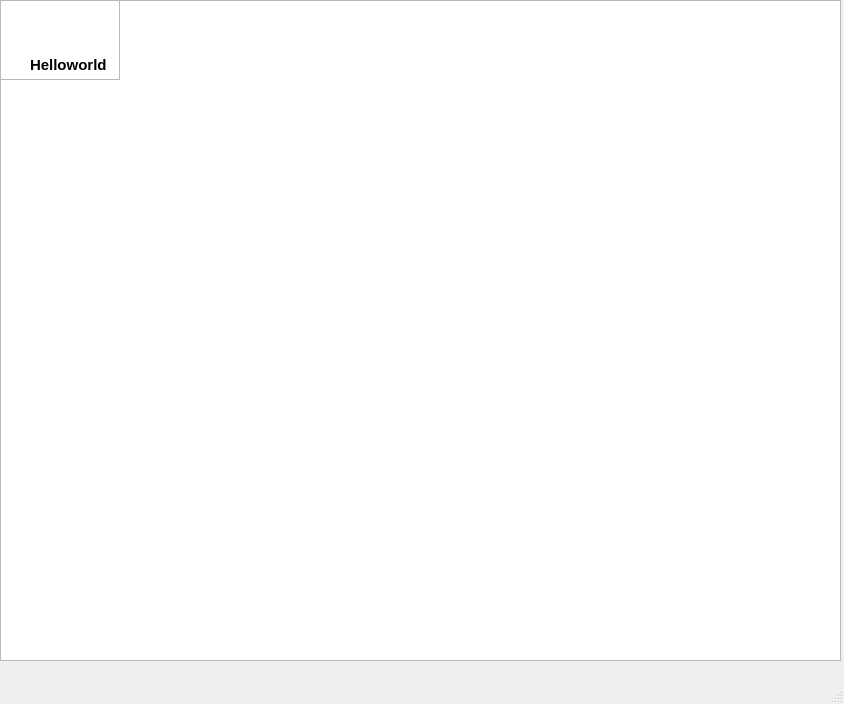
<?xml version="1.0" encoding="UTF-8"?>
<ui version="4.0">
 <class>MainWindow</class>
 <widget class="QMainWindow" name="MainWindow">
  <property name="geometry">
   <rect>
    <x>0</x>
    <y>0</y>
    <width>844</width>
    <height>704</height>
   </rect>
  </property>
  <property name="windowTitle">
   <string>MainWindow</string>
  </property>
  <widget class="QWidget" name="centralwidget">
   <widget class="QFrame" name="frame">
    <property name="geometry">
     <rect>
      <x>0</x>
      <y>0</y>
      <width>120</width>
      <height>80</height>
     </rect>
    </property>
    <property name="styleSheet">
     <string notr="true"/>
    </property>
    <property name="frameShape">
     <enum>QFrame::StyledPanel</enum>
    </property>
    <property name="frameShadow">
     <enum>QFrame::Raised</enum>
    </property>
    <widget class="QLabel" name="label">
     <property name="geometry">
      <rect>
       <x>30</x>
       <y>30</y>
       <width>151</width>
       <height>71</height>
      </rect>
     </property>
     <property name="font">
      <font>
       <family>Arial</family>
       <pointsize>9</pointsize>
       <weight>50</weight>
       <italic>false</italic>
       <bold>false</bold>
       <underline>false</underline>
      </font>
     </property>
     <property name="styleSheet">
      <string notr="true">font: 9pt &quot;Arial&quot;;</string>
     </property>
     <property name="text">
      <string>&lt;html&gt;&lt;head/&gt;&lt;body&gt;&lt;p align=&quot;justify&quot;&gt;&lt;span style=&quot; font-size:11pt; font-weight:600;&quot;&gt;Helloworld&lt;/span&gt;&lt;/p&gt;&lt;/body&gt;&lt;/html&gt;</string>
     </property>
     <property name="textFormat">
      <enum>Qt::AutoText</enum>
     </property>
    </widget>
   </widget>
   <widget class="QListView" name="listView">
    <property name="geometry">
     <rect>
      <x>0</x>
      <y>0</y>
      <width>841</width>
      <height>661</height>
     </rect>
    </property>
    <property name="autoFillBackground">
     <bool>true</bool>
    </property>
    <property name="styleSheet">
     <string notr="true">background-image: url(:/img/background.jpg);</string>
    </property>
   </widget>
   <zorder>listView</zorder>
   <zorder>frame</zorder>
  </widget>
  <widget class="QMenuBar" name="menubar">
   <property name="geometry">
    <rect>
     <x>0</x>
     <y>0</y>
     <width>844</width>
     <height>23</height>
    </rect>
   </property>
  </widget>
  <widget class="QStatusBar" name="statusbar"/>
 </widget>
 <resources>
  <include location="../RCC.qrc"/>
 </resources>
 <connections/>
</ui>
